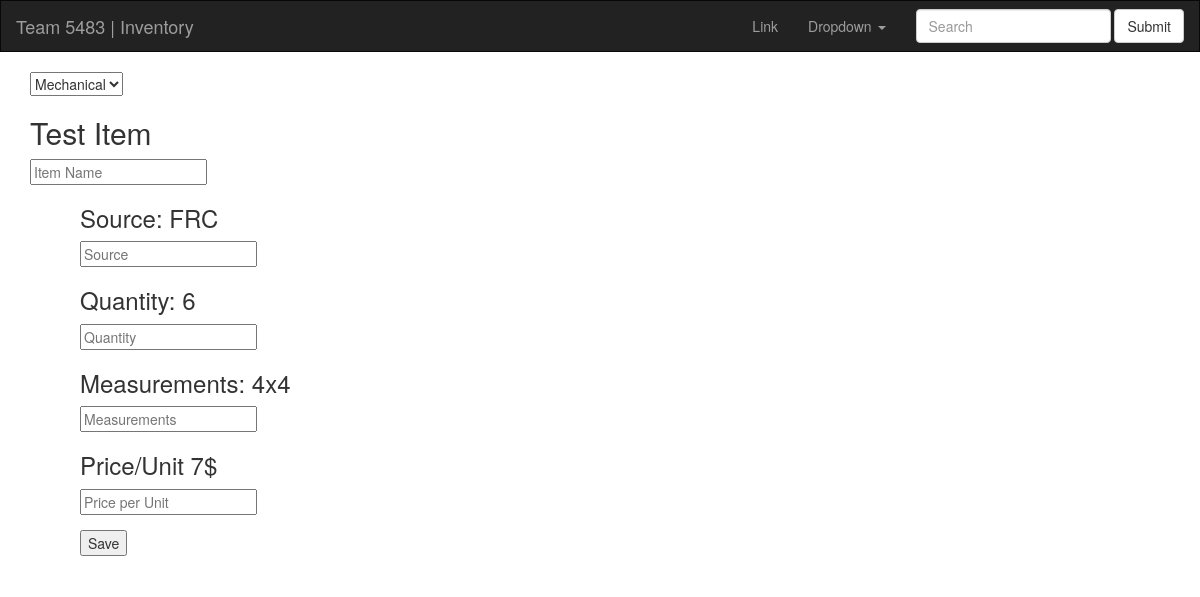
Page /inventory/1/ on the earlier database version.
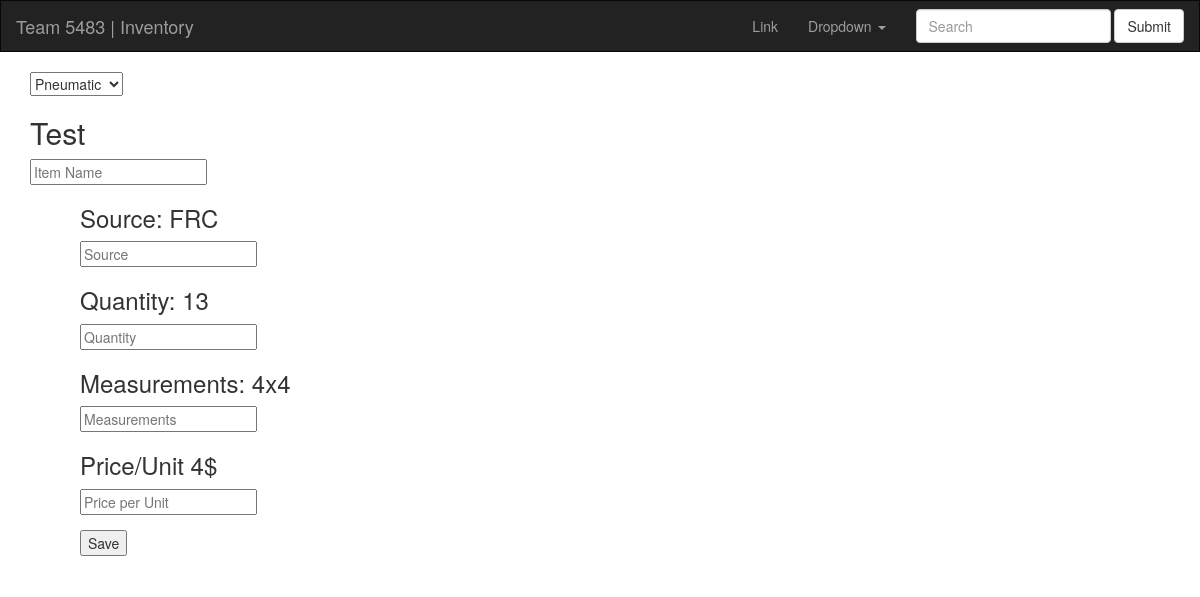
Same page on the later database version.
### Inventory/models.py (models this page shows)
class Item(models.Model):
    item_categories = ['None', 'Pneumatic', 'Electrical', 'Mechanical']
    item_category = models.CharField(max_length=20, default='None')
    item_name = models.CharField(max_length=50)
    item_reference = models.CharField(max_length=50)
    item_source = models.CharField(max_length=50)
    item_quantity = models.CharField(max_length=50,default='0')
    item_measurement = models.CharField(max_length=50)
    item_unit_price = models.CharField(max_length=50, default='0')
    item_total_price = models.FloatField(max_length=50)
    item_field_names = ['item_name', 'item_reference', 'item_source', 'item_quantity', 'item_measurement',
                        'item_unit_price', 'item_total_price']
    def save(self, *args, **kwargs):
        self.item_total_price = float(self.item_quantity) * float(self.item_unit_price)
        super(Item, self).save(*args, **kwargs)

### Inventory/views.py (the view, shortened to what this page needs)
# urls.py: url(r'^(?P<item_id>[0-9]+)/$', views.detail, name='detail'),
def detail(request, item_id):
    item = get_object_or_404(Item, pk=item_id)
    item.save()
    return render(request, "Inventory/detail.html", {'item': item})

### Inventory/templates/Inventory/detail.html (shortened to what this page needs)
<html>
  <head>
    <link href="https://maxcdn.bootstrapcdn.com/bootstrap/3.3.7/css/bootstrap.min.css" rel="stylesheet" type="text/css">
  </head>
  <body>
    <nav class="navbar navbar-inverse">
        <div class="container-fluid">
            <div class="navbar-header">
                <a class="navbar-brand" href="../">Team 5483 | Inventory</a>
            </div>
            <ul class="nav navbar-nav navbar-right">
                <li><a href="#">Link</a></li>
                <li class="dropdown">
                    <a href="#" class="dropdown-toggle" data-toggle="dropdown" role="button" aria-haspopup="true"
                       aria-expanded="false">Dropdown <span class="caret"></span></a>
                </li>
                <form class="navbar-form navbar-left">
                    <div class="form-group">
                        <input type="text" class="form-control" placeholder="Search">
                    </div>
                    <button type="submit" class="btn btn-default">Submit</button>
                </form>
            </ul>
        </div>
    </nav>
    <div class="container">
      <form method="POST" name={{item.item_name}}>
           <select name="category">
            <option value="{{ item.item_category }}">{{ item.item_category }}</option>
         </select>
          <h2>{{item.item_name}}</h2>
          <input type="text" name="item_name" placeholder="Item Name" />
          <div class="item-attribs">
            <h3>Source: {{item.item_source}}</h3> <input type="text" name="item_source" placeholder="Source" />
            <h3>Quantity: {{item.item_quantity}}</h3> <input type="number" name="item_quantity" placeholder="Quantity" />
            <h3>Measurements: {{item.item_measurement}}</h3> <input type="text" name="item_measurement" placeholder="Measurements" />
            <h3>Price/Unit {{item.item_unit_price}}$</h3> <input type="number" name="item_unit_price" placeholder="Price per Unit" />
            <div class="item-submit-button"> <button type="submit">Save</button> </div>
          </div>
      </form>
    </div>
  </body>
</html>

Differences in the rows shown:
changed Item "FRC": category "Mechanical" → "Pneumatic"; item_name "Test Item" → "Test"; item_quantity "6" → "13"; item_unit_price "7" → "4"
